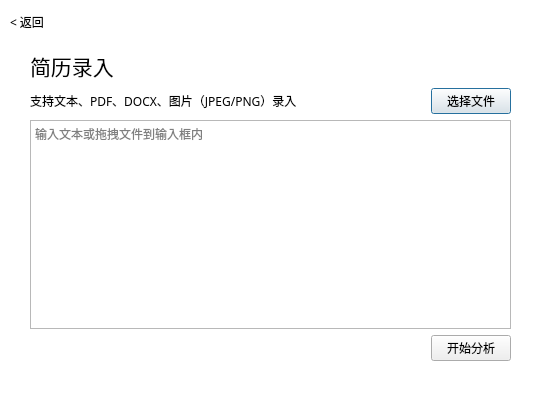
<?xml version="1.0" encoding="UTF-8"?>
<ui version="4.0">
 <class>CvEntry</class>
 <widget class="QDialog" name="CvEntry">
  <property name="geometry">
   <rect>
    <x>0</x>
    <y>0</y>
    <width>550</width>
    <height>400</height>
   </rect>
  </property>
  <property name="minimumSize">
   <size>
    <width>550</width>
    <height>400</height>
   </size>
  </property>
  <property name="maximumSize">
   <size>
    <width>550</width>
    <height>400</height>
   </size>
  </property>
  <property name="windowTitle">
   <string>简历录入</string>
  </property>
  <property name="styleSheet">
   <string notr="true">QDialog{
background-color: rgb(255, 255, 255);
border-radius: 10px;
}
</string>
  </property>
  <widget class="QWidget" name="layoutWidget">
   <property name="geometry">
    <rect>
     <x>30</x>
     <y>50</y>
     <width>481</width>
     <height>311</height>
    </rect>
   </property>
   <layout class="QVBoxLayout" name="verticalLayout">
    <item>
     <widget class="QLabel" name="label">
      <property name="font">
       <font>
        <family>Microsoft JhengHei UI Light</family>
        <pointsize>16</pointsize>
       </font>
      </property>
      <property name="text">
       <string>简历录入</string>
      </property>
     </widget>
    </item>
    <item>
     <layout class="QHBoxLayout" name="horizontalLayout">
      <item>
       <widget class="QLabel" name="label_2">
        <property name="font">
         <font>
          <family>Microsoft JhengHei UI Light</family>
         </font>
        </property>
        <property name="text">
         <string>支持文本、PDF、DOCX、图片（JPEG/PNG）录入</string>
        </property>
       </widget>
      </item>
      <item>
       <spacer name="horizontalSpacer">
        <property name="orientation">
         <enum>Qt::Horizontal</enum>
        </property>
        <property name="sizeHint" stdset="0">
         <size>
          <width>40</width>
          <height>20</height>
         </size>
        </property>
       </spacer>
      </item>
      <item>
       <widget class="QPushButton" name="button_SelectFile">
        <property name="font">
         <font>
          <family>Microsoft JhengHei UI Light</family>
         </font>
        </property>
        <property name="text">
         <string>选择文件</string>
        </property>
       </widget>
      </item>
     </layout>
    </item>
    <item>
     <widget class="QTextEdit" name="textEdit">
      <property name="placeholderText">
       <string>输入文本或拖拽文件到输入框内</string>
      </property>
     </widget>
    </item>
    <item>
     <layout class="QHBoxLayout" name="horizontalLayout_2">
      <item>
       <spacer name="horizontalSpacer_2">
        <property name="orientation">
         <enum>Qt::Horizontal</enum>
        </property>
        <property name="sizeHint" stdset="0">
         <size>
          <width>40</width>
          <height>20</height>
         </size>
        </property>
       </spacer>
      </item>
      <item>
       <widget class="QPushButton" name="button_SelectFile_2">
        <property name="font">
         <font>
          <family>Microsoft JhengHei UI Light</family>
         </font>
        </property>
        <property name="text">
         <string>开始分析</string>
        </property>
       </widget>
      </item>
     </layout>
    </item>
   </layout>
  </widget>
  <widget class="QPushButton" name="button_showMainWin">
   <property name="geometry">
    <rect>
     <x>10</x>
     <y>10</y>
     <width>61</width>
     <height>24</height>
    </rect>
   </property>
   <property name="font">
    <font>
     <family>Microsoft JhengHei UI Light</family>
    </font>
   </property>
   <property name="cursor">
    <cursorShape>PointingHandCursor</cursorShape>
   </property>
   <property name="styleSheet">
    <string notr="true">* {
  border-radius: 15px;
  border: none;
  background-color: rgb(255, 255, 255);
  text-align: left;
}</string>
   </property>
   <property name="text">
    <string>&lt; 返回</string>
   </property>
  </widget>
 </widget>
 <resources/>
 <connections/>
</ui>
